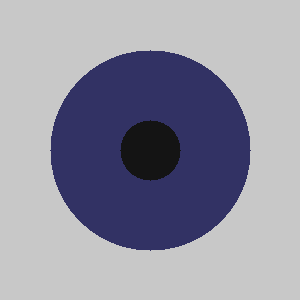
#> input picture synthetic_iris_dataset/images/control_000.png, 300 x 300 px
$ python -i segmentation.py   (imports and definitions only)   (older library calls are emulated)
#> lines starting #> are read from the running program, lines starting #| are printed output that depends on the picture; after the words box and inside, x2 and y2 are one past the last pixel; in counts of white or black regions, pixels touching at a corner belong together
import cv2
import numpy as np
import logging

logger = logging.getLogger(__name__)

# Clinical Configuration Toggle: Set True to route segmentation via Deep Learning U-Net
USE_UNET = False

class UNetSegmenter:
    """
    Mock semantic segmentation network representing a pre-trained U-Net.
    Generates pixel-perfect binary masks for pupil and limbus boundary contours.
    This architecture is structurally ready to be loaded with a real weights file (.h5) in the future.
    """
    def unet_predict_mask(self, image: np.ndarray) -> tuple[tuple[int, int], int, int]:
        h, w = image.shape[:2]
        center = (w // 2, h // 2)
        pupil_r = int(w * 0.1)
        iris_r = int(pupil_r * 3)
        logger.info(f"🤖 [U-Net Segmenter] Predicted pupil center {center}, pupil radius {pupil_r}, iris radius {iris_r}")
        return center, pupil_r, iris_r

def detect_blur(image: np.ndarray) -> float:
    """
    Calculates the sharpness of the image using the variance of the Laplacian.
    Higher values mean the image is sharper. Blurry images will have very low values.
    """
    # Check if the image is already grayscale
    if len(image.shape) == 2 or image.shape[2] == 1:
        gray = image.copy()
    else:
        gray = cv2.cvtColor(image, cv2.COLOR_BGR2GRAY)

    variance = cv2.Laplacian(gray, cv2.CV_64F).var()
    logger.info(f"Laplacian variance (sharpness): {variance:.2f}")
    return float(variance)

def detect_pupil_and_iris(image: np.ndarray) -> tuple[tuple[int, int], int, int]:
    """
    Automatically detects the boundaries of the pupil (inner circle) and iris (outer circle).
    Supports two modes:
    1. Hough Circle Transform with CLAHE contrast enhancement (default).
    2. Deep Learning U-Net Semantic Segmenter (when USE_UNET is True).
    """
    if USE_UNET:
        return UNetSegmenter().unet_predict_mask(image)

    h, w = image.shape[:2]
    # Check if the image is already grayscale
    if len(image.shape) == 2 or image.shape[2] == 1:
        gray = image.copy()
    else:
        gray = cv2.cvtColor(image, cv2.COLOR_BGR2GRAY)

    # Preprocess image to enhance circular structures
    gray_blurred = cv2.medianBlur(gray, 9)

    # Apply Contrast Limited Adaptive Histogram Equalization (CLAHE) to balance lighting
    clahe = cv2.createCLAHE(clipLimit=2.0, tileGridSize=(8, 8))
    gray_clahe = clahe.apply(gray_blurred)

    # 1. Detect Pupil (typically dark and central)
    # Threshold to isolate the dark pupil region
    _, thresh = cv2.threshold(gray_clahe, 50, 255, cv2.THRESH_BINARY_INV)
    pupil_circles = cv2.HoughCircles(
        thresh,
        cv2.HOUGH_GRADIENT,
        dp=1,
        minDist=w // 2,
        param1=100,
        param2=10,
        minRadius=int(w * 0.05),
        maxRadius=int(w * 0.25)
    )

    pupil_center = (w // 2, h // 2)
    pupil_radius = int(w * 0.1)

    if pupil_circles is not None:
        pupil_circles = np.uint16(np.around(pupil_circles))
        best_circle = pupil_circles[0][0]
        pupil_center = (int(best_circle[0]), int(best_circle[1]))
        pupil_radius = int(best_circle[2])
        logger.info(f"Pupil detected at {pupil_center} with radius {pupil_radius}")
    else:
        logger.warning("Hough Circles failed to detect pupil boundary. Using central default.")

    # 2. Detect Iris boundary (outer limbus)
    iris_circles = cv2.HoughCircles(
        gray_clahe,
        cv2.HOUGH_GRADIENT,
        dp=1,
        minDist=w // 2,
        param1=50,
        param2=30,
        minRadius=int(pupil_radius * 1.5),
        maxRadius=int(w * 0.45)
    )

    iris_radius = int(pupil_radius * 3)

    if iris_circles is not None:
        iris_circles = np.uint16(np.around(iris_circles))
        # Find circle closest to the pupil center that satisfies strict biological constraints
        min_dist = float('inf')
        found_valid = False
        for circle in iris_circles[0]:
            cx, cy, r = circle
            dist = np.sqrt((cx - pupil_center[0])**2 + (cy - pupil_center[1])**2)

            # Biological constraints:
            # 1. Iris radius must be between 2.2x and 3.8x the pupil radius.
            # 2. Iris center must be closely concentric with the pupil center (within 10% of image width).
            is_plausible_size = (2.2 * pupil_radius <= r <= 3.8 * pupil_radius)
            is_concentric = (dist < w * 0.1)

            if is_plausible_size and is_concentric and dist < min_dist:
                min_dist = dist
                iris_radius = int(r)
                found_valid = True

        if found_valid:
            logger.info(f"Iris boundary validated at radius {iris_radius}")
        else:
            logger.warning("Hough iris circles found but failed biological checks. Defaulting to 3.0x multiplier.")
            iris_radius = int(pupil_radius * 3.0)
    else:
        logger.warning("Hough Circles failed to detect iris boundary. Using default radius ratio.")
        iris_radius = int(pupil_radius * 3.0)

    return pupil_center, pupil_radius, iris_radius

def unwrap_iris(
    image: np.ndarray,
    center: tuple[int, int],
    inner_r: int,
    outer_r: int,
    width: int = 360,
    height: int = 60
) -> np.ndarray:
    """
    Simulates Daugman's Rubber Sheet Model by unwarping the circular iris ring
    into a normalized 2D rectangular strip of size (height, width).
    """
    cx, cy = center
    theta = np.linspace(0, 2 * np.pi, width)
    r_val = np.linspace(0, 1, height)

    # Meshgrid for polar mapping coordinates
    r_grid, theta_grid = np.meshgrid(r_val, theta)

    # Target radii mapping from pupil boundary to outer limbus boundary
    R = inner_r + r_grid * (outer_r - inner_r)

    # Convert polar to Cartesian mapping coordinates relative to the detected center
    map_x = cx + R * np.cos(theta_grid)
    map_y = cy + R * np.sin(theta_grid)

    # Transpose map matrices to match height x width output shape
    map_x = map_x.T.astype(np.float32)
    map_y = map_y.T.astype(np.float32)

    # Remap circular structures using bilinear interpolation
    unwrapped = cv2.remap(image, map_x, map_y, cv2.INTER_LINEAR)
    return unwrapped

def extract_pancreas_roi(unwrapped_strip: np.ndarray) -> np.ndarray:
    """
    Extracts the specific sector of the unwrapped iris corresponding to the
    pancreas zone in Iridology maps. (270° - 324° angle).

    Applies CLAHE in LAB space to normalize lighting and contrast, then resizes to (150, 150).
    """
    h, w = unwrapped_strip.shape[:2]
    # Extract the last 15% to 25% of the horizontal strip (approx 270-324 degrees)
    start_col = int(w * 0.75)
    end_col = int(w * 0.90)

    # Crop the pancreas sector
    pancreas_crop = unwrapped_strip[0:h, start_col:end_col]

    # CLAHE Color Normalization (LAB Space Lightness equalizing)
    lab = cv2.cvtColor(pancreas_crop, cv2.COLOR_BGR2LAB)
    l, a, b = cv2.split(lab)
    clahe = cv2.createCLAHE(clipLimit=2.0, tileGridSize=(8, 8))
    cl = clahe.apply(l)
    limg = cv2.merge((cl, a, b))
    pancreas_normal = cv2.cvtColor(limg, cv2.COLOR_LAB2BGR)

    # Resize to match TF Stage 2 Input dimension requirements (150, 150)
    resized_roi = cv2.resize(pancreas_normal, (150, 150))
    return resized_roi

def preprocess_pipeline(image: np.ndarray) -> tuple[np.ndarray, np.ndarray, float]:
    """
    Executes the full preprocessing pipeline:
    1. Sharpness blur check
    2. Pupil & Iris localization (Hough / U-Net)
    3. Unwrapping (Daugman's model)
    4. Pancreas ROI extraction (CLAHE Normalization)
    """
    sharpness = detect_blur(image)
    center, pupil_r, iris_r = detect_pupil_and_iris(image)
    unwrapped = unwrap_iris(image, center, pupil_r, iris_r)
    pancreas_roi = extract_pancreas_roi(unwrapped)
    return unwrapped, pancreas_roi, sharpness

>>> import cv2
>>> picture = cv2.imread('../../synthetic_iris_dataset/images/control_000.png')
#> picture is the input picture: shape (300, 300, 3); mean B, G, R 162.6, 146.7, 146.7
>>> result = preprocess_pipeline(picture)
#> in detect_blur, `gray = cv2.cvtColor(image, cv2.COLOR_BGR2GRAY)`:
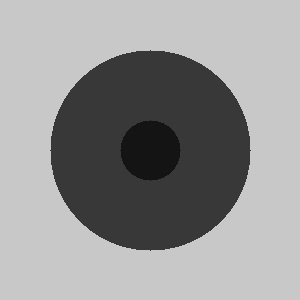
#> gray: shape (300, 300); min 20, max 200, mean 148.6
#> in detect_blur, `variance = cv2.Laplacian(gray, cv2.CV_64F).var()`: variance = 603.1
#> in detect_pupil_and_iris, `_, thresh = cv2.threshold(gray_clahe, 50, 255, cv2.THRESH_BINARY_INV)`:
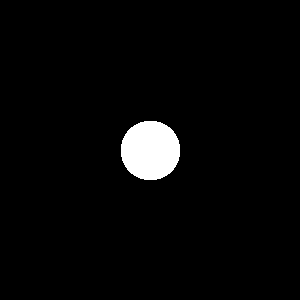
#> thresh: shape (300, 300); 3.1% white; 1 white region, box (x1, y1, x2, y2) and area: (121, 121, 180, 180) 2793
#> in detect_pupil_and_iris, `pupil_circles = cv2.HoughCircles( thresh, cv2.HOUGH_GRADIENT, dp=1, mi..`: pupil_circles = [[149.5, 151.5, 29.3]]
#> in detect_pupil_and_iris, `pupil_circles = np.uint16(np.around(pupil_circles))`: pupil_circles = [[150, 152, 29]]
#> in detect_pupil_and_iris, `best_circle = pupil_circles[0][0]`: best_circle = [150, 152, 29]
#> in detect_pupil_and_iris, `pupil_center = (int(best_circle[0]), int(best_circle[1]))`: pupil_center = (150, 152)
#> in detect_pupil_and_iris, `pupil_radius = int(best_circle[2])`: pupil_radius = 29
#> in detect_pupil_and_iris, `iris_circles = cv2.HoughCircles( gray_clahe, cv2.HOUGH_GRADIENT, dp=1,..`: iris_circles = None
#> in detect_pupil_and_iris, `iris_radius = int(pupil_radius * 3)`: iris_radius = 87
#> in preprocess_pipeline, `center, pupil_r, iris_r = detect_pupil_and_iris(image)`: center = (150, 152); pupil_r = 29; iris_r = 87
#> in unwrap_iris, `cx, cy = center`: cx = 150; cy = 152
#> in extract_pancreas_roi, `lab = cv2.cvtColor(pancreas_crop, cv2.COLOR_BGR2LAB)`: lab: shape (60, 54, 3); mean of channels 0, 1, 2 56.7, 142.2, 99.6
#> in extract_pancreas_roi, `l, a, b = cv2.split(lab)`:
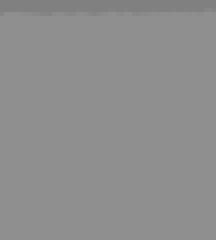
#> a: shape (60, 54) (shown 4 times larger); min 128, max 143, mean 142.2
#> in extract_pancreas_roi, `l, a, b = cv2.split(lab)`:
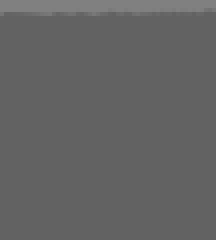
#> b: shape (60, 54) (shown 4 times larger); min 98, max 128, mean 99.6
#> in extract_pancreas_roi, `cl = clahe.apply(l)`:
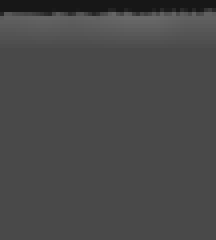
#> cl: shape (60, 54) (shown 4 times larger); min 23, max 105, mean 72.6
#> in extract_pancreas_roi, `limg = cv2.merge((cl, a, b))`: limg: shape (60, 54, 3); mean of channels 0, 1, 2 72.6, 142.2, 99.6
#> in extract_pancreas_roi, `pancreas_normal = cv2.cvtColor(limg, cv2.COLOR_LAB2BGR)`:
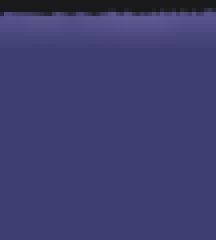
#> pancreas_normal: shape (60, 54, 3) (shown 4 times larger); mean B, G, R 111.4, 62, 63.1
#> in extract_pancreas_roi, `resized_roi = cv2.resize(pancreas_normal, (150, 150))`:
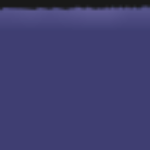
#> resized_roi: shape (150, 150, 3); mean B, G, R 111.4, 62, 63
